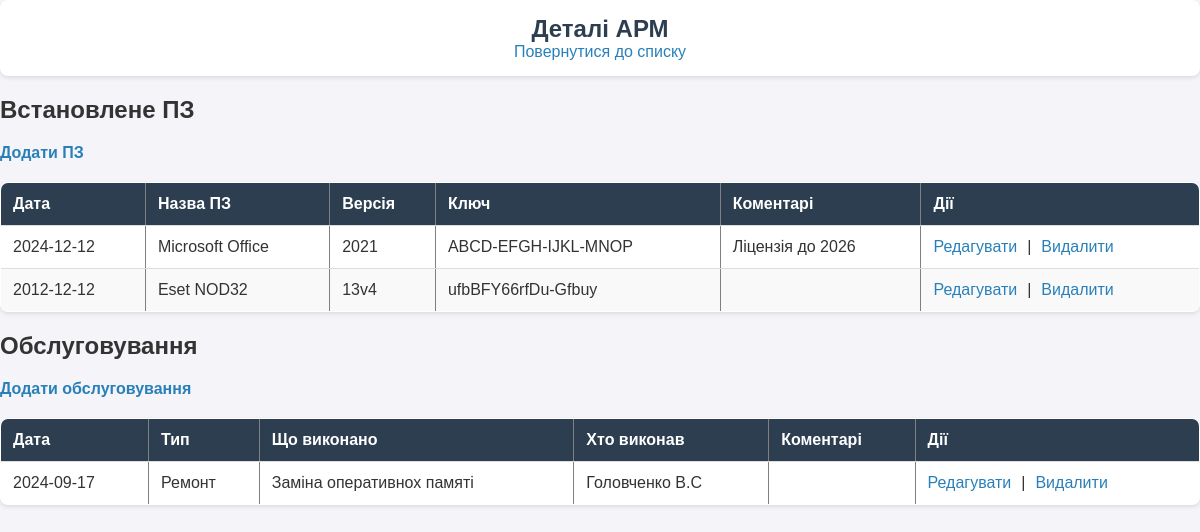
/details, run on the app's committed database.
### tables this page shows
CREATE TABLE software (
            id INTEGER PRIMARY KEY AUTOINCREMENT,
            date TEXT,
            software_name TEXT,
            version TEXT,
            license_key TEXT,
            comments TEXT
        );

CREATE TABLE maintenance (
            id INTEGER PRIMARY KEY AUTOINCREMENT,
            date TEXT,
            type TEXT,
            performed TEXT,
            performed_by TEXT,
            comments TEXT
        );

### app.py (the view)
@app.route('/details')
def details():
    conn = get_db_connection()
    cursor = conn.cursor()
    cursor.execute('SELECT * FROM software')
    software_records = cursor.fetchall()
    cursor.execute('SELECT * FROM maintenance')
    maintenance_records = cursor.fetchall()
    conn.close()
    return render_template('details.html', software_records=software_records, maintenance_records=maintenance_records)

### app.py (called while the page is built)
def get_db_connection():
    conn = sqlite3.connect('workplaces.db')
    conn.row_factory = sqlite3.Row
    return conn

### templates/details.html (shortened to what this page needs)
<!DOCTYPE html>
<html lang="uk">
<head>
    <link rel="stylesheet" href="{{ url_for('static', filename='styles.css') }}">
</head>
<body>
    <div class="header">
        <h1>Деталі АРМ</h1>
        <a href="/" class="corner-link">Повернутися до списку</a>
    </div>
    <div class="section">
        <h2 onclick="toggleSection('software')">Встановлене ПЗ</h2>
        <div id="software" class="hidden">
            <a href="/add_software" class="add-button">Додати ПЗ</a>
            <table border="1">
                <thead>
                    <tr>
                        <th>Дата</th>
                        <th>Назва ПЗ</th>
                        <th>Версія</th>
                        <th>Ключ</th>
                        <th>Коментарі</th>
                        <th>Дії</th>
                    </tr>
                </thead>
                <tbody>
                    {% for record in software_records %}
                    <tr>
                        <td>{{ record['date'] }}</td>
                        <td>{{ record['software_name'] }}</td>
                        <td>{{ record['version'] }}</td>
                        <td>{{ record['license_key'] if record['license_key'] else '' }}</td>
                        <td>{{ record['comments'] if record['comments'] else '' }}</td>
                        <td>
                            <div class="action-links">
                                <a href="/edit_software/{{ record['id'] }}">Редагувати</a> |
                                <a href="/delete_software/{{ record['id'] }}">Видалити</a>
                            </div>
                        </td>
                    </tr>
                    {% endfor %}
                </tbody>
            </table>
        </div>
    </div>
    <div class="section">
        <h2 onclick="toggleSection('maintenance')">Обслуговування</h2>
        <div id="maintenance" class="hidden">
            <a href="/add_maintenance" class="add-button">Додати обслуговування</a>
            <table border="1">
                <thead>
                    <tr>
                        <th>Дата</th>
                        <th>Тип</th>
                        <th>Що виконано</th>
                        <th>Хто виконав</th>
                        <th>Коментарі</th>
                        <th>Дії</th>
                    </tr>
                </thead>
                <tbody>
                    {% for record in maintenance_records %}
                    <tr>
                        <td>{{ record['date'] }}</td>
                        <td>{{ record['type'] }}</td>
                        <td>{{ record['performed'] }}</td>
                        <td>{{ record['performed_by'] }}</td>
                        <td>{{ record['comments'] if record['comments'] else '' }}</td>
                        <td>
                            <div class="action-links">
                                <a href="/edit_maintenance/{{ record['id'] }}">Редагувати</a> |
                                <a href="/delete_maintenance/{{ record['id'] }}">Видалити</a>
                            </div>
                        </td>
                    </tr>
                    {% endfor %}
                </tbody>
            </table>
        </div>
    </div>
</body>
</html>

### static/styles.css (style rules this page uses)
body { font-family: 'Arial', sans-serif; background-color: #f4f4f9; color: #333; margin: 0; padding: 0; }
.header { background-color: #fff; padding: 15px; border-radius: 8px; box-shadow: 0 2px 4px rgba(0,0,0,0.1); margin-bottom: 20px; text-align: center; }
h1 { margin: 0; font-size: 24px; color: #2c3e50; }
table { width: 100%; border-collapse: collapse; margin-top: 20px; background-color: #fff; box-shadow: 0 2px 4px rgba(0,0,0,0.1); border-radius: 8px; overflow: hidden; }
th, td { padding: 12px; text-align: left; border-bottom: 1px solid #ddd; }
th { background-color: #2c3e50; color: #fff; }
tr:nth-child(even) { background-color: #f9f9f9; }
a { color: #2980b9; text-decoration: none; }
.add-button { color: #2980b9; text-decoration: none; font-weight: bold; }
.action-links { display: flex; align-items: center; gap: 10px; }

### data on the page
software: date "2024-12-12", software_name "Microsoft Office", version "2021", license_key "ABCD-EFGH-IJKL-MNOP", comments "Ліцензія до 2026"
software: date "2012-12-12", software_name "Eset NOD32", version "13v4", license_key "ufbBFY66rfDu-Gfbuy"
maintenance: date "2024-09-17", type "Ремонт", performed "Заміна оперативнох памяті", performed_by "Головченко В.С"
